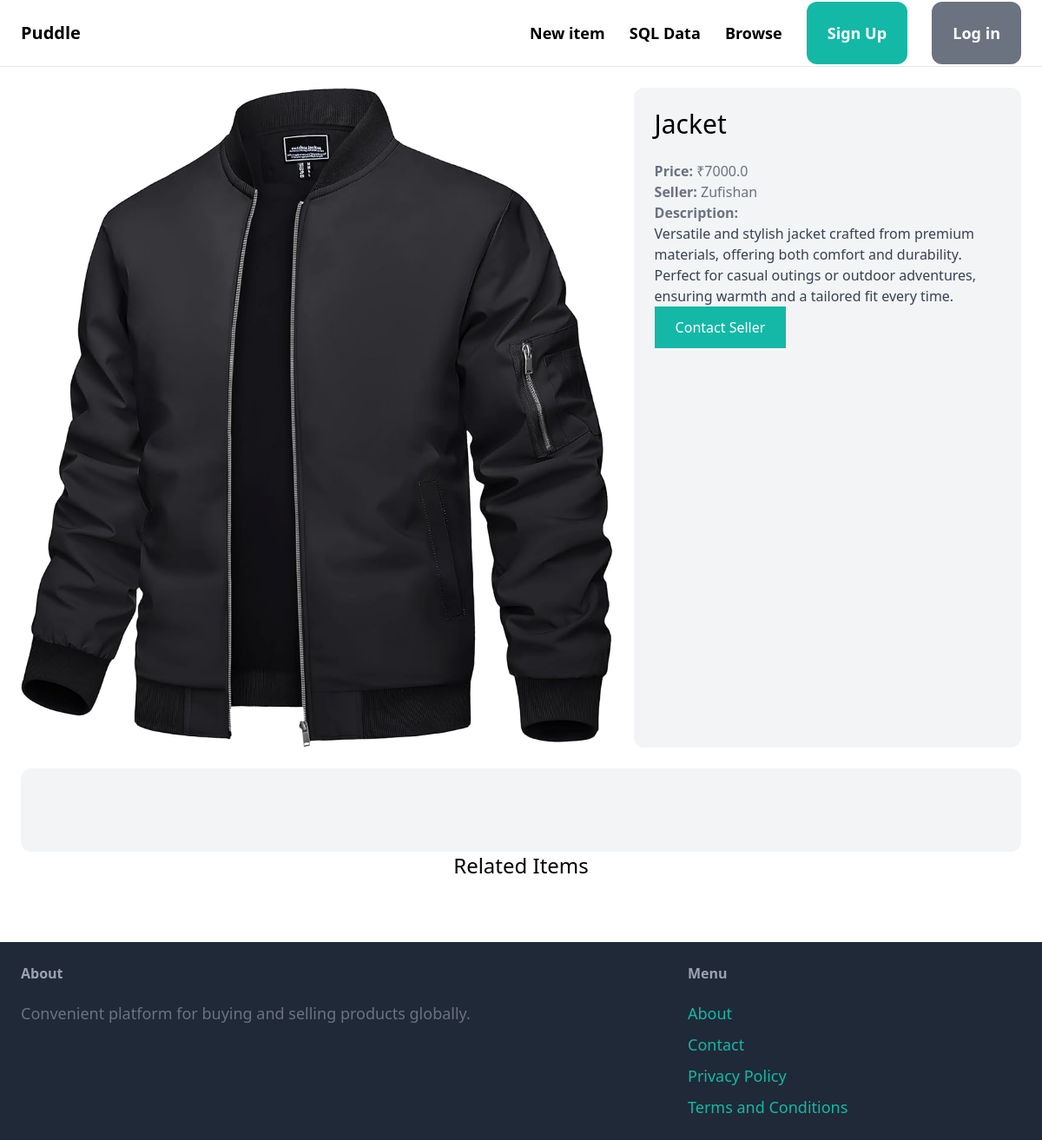
/items/2/, run on an earlier commit of the app's database.
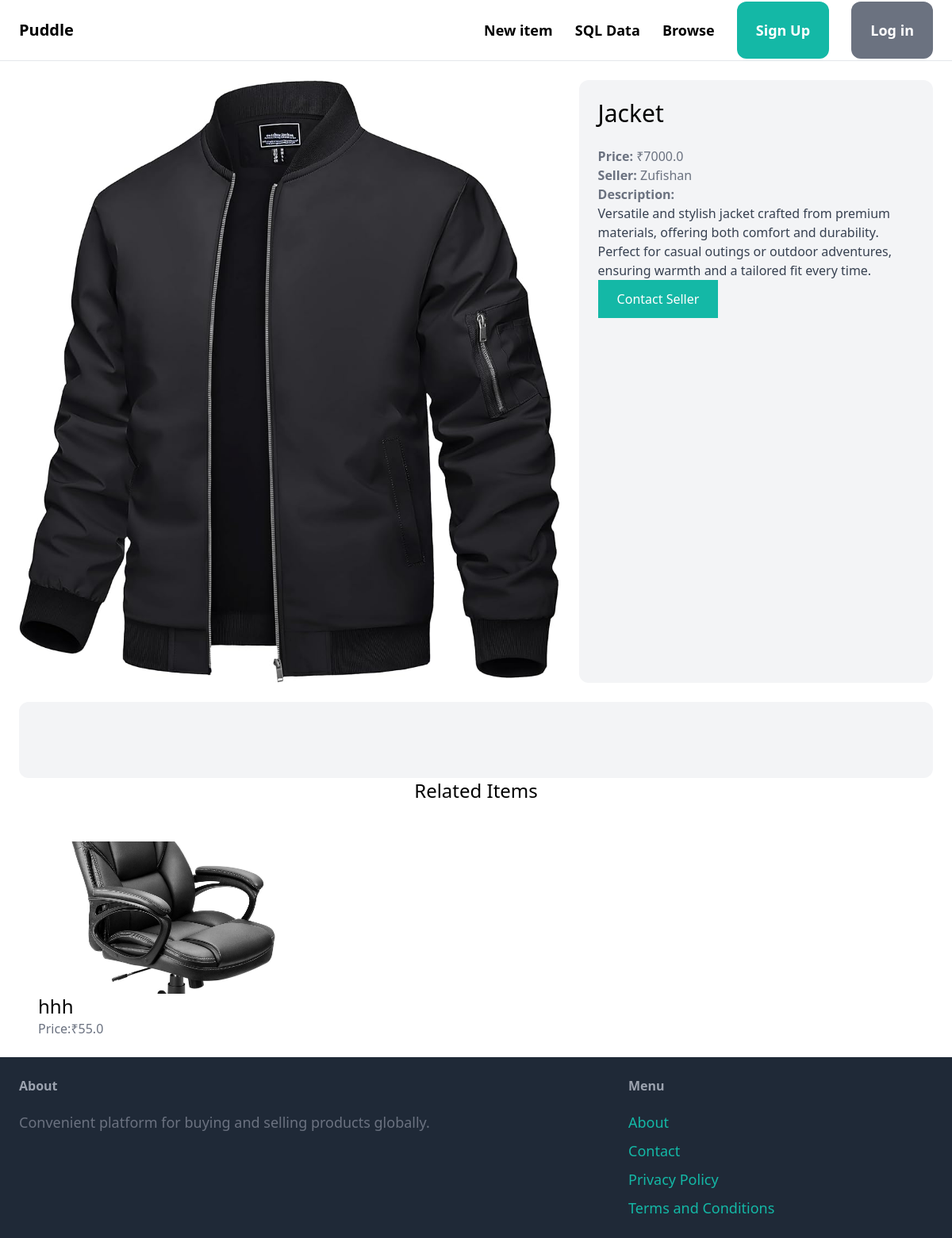
And on a later commit of the database.
### item/models.py (models this page shows, shortened)
class Item(models.Model):
        category = models.ForeignKey(Category, related_name='items', on_delete=models.CASCADE)
        name = models.CharField(max_length=255)
        description = models.TextField(blank=True, null=True)
        price = models.FloatField()
        image = models.ImageField(upload_to='item_images', blank=True, null=True)
        is_sold = models.BooleanField(default=False)
        created_by = models.ForeignKey(User, related_name='items', on_delete=models.CASCADE)
        created_at = models.DateTimeField(auto_now_add=True)

### item/views.py (the view)
# urls.py: path('<int:pk>/', views.detail, name='detail'),
def detail(request, pk):
    item = get_object_or_404(Item, pk=pk)
    related_items = Item.objects.filter(category=item.category, is_sold=False).exclude(pk=pk)[0:3]
    return render(request, 'item/detail.html', {
        'item': item,
        'related_items': related_items
    })

### item/templates/item/detail.html (shortened to what this page needs)
{% extends 'core/base.html'%}
{% block content%}
<div class="grid grid-cols-5 gap-6">
    <div class="col-span-3">
        <img src="{{ item.image.url }}" class="rounded-xl">
    </div>
    <div class = "col-span-2 p-6 bg-gray-100 rounded-xl">
        <h1 class="mb-6 text-3xl">{{ item.name }}</h1>
        <p class="text-gray-500"><strong> Price:</strong> ₹{{ item.price }}</p>
        <p class="text-gray-500"><strong> Seller: </strong>{{ item.created_by.username }}</p>
        {% if item.description %}
        <p class="text-gray-700">
            <strong class = "text-gray-500">Description:</strong><br>
            {{ item.description }}
        </p>
        {% endif %}
        <a href="#" class="inline-block px-6 py-3 bg-teal-500 text-white hover:bg-teal-700">Contact Seller</a>
    </div>
</div>
<div class="mt-6 px-6 py-12 bg-gray-100 rounded-xl"></div>
    <h2 class="mb-12 text-2xl text-center">Related Items</h2>
    <div class="grid grid-cols-3 gap-3">
        {% for Item in related_items %}
        <div class="overflow-hidden">
            <a href="{% url 'item:detail' Item.id %}">
                <div class="h-48">
                    <img src="{{ Item.image.url }}"
                         class="w-full h-full object-cover rounded-t-xl">
                </div>
                <div class="px-6 bg-white rounded-b-xl">
                    <h2 class="text-2xl">{{ Item.name }}</h2>
                    <p class="text-gray-500">Price:₹{{ Item.price }}</p>
                </div>
            </a>
        </div>
    {% endfor %}
    </div>
</div>
{% endblock %}

What changed in the data, as far as the page shows it:
added Item: image (picture), name "hhh", price "55.0"
